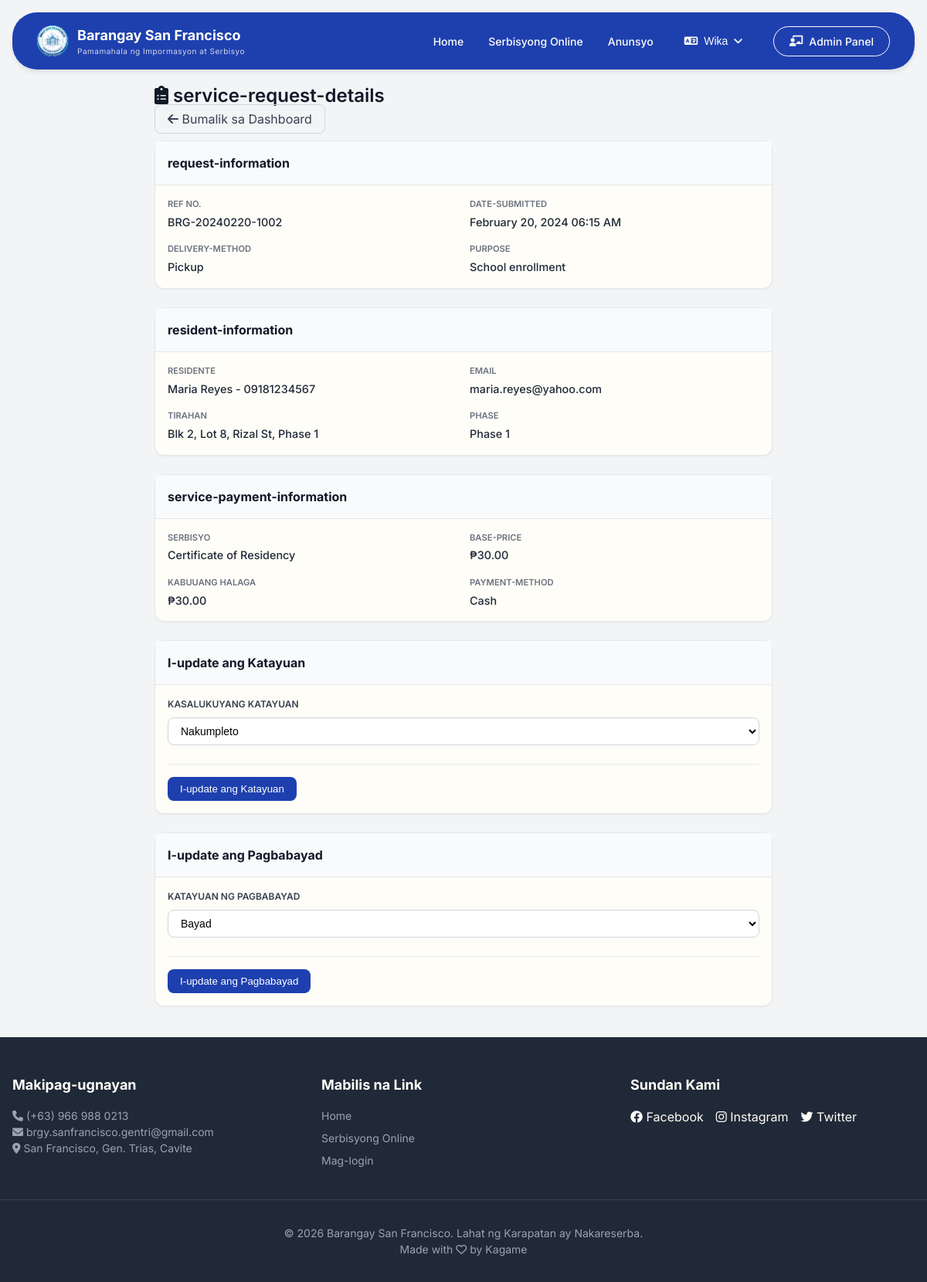
Screenshot of /pages/admin/services/request_show.php?id=2 (signed in) with the database file from the repository.
### tables this page shows
CREATE TABLE IF NOT EXISTS `service_request` (
  `request_id` int NOT NULL AUTO_INCREMENT,
  `household_id` int NOT NULL,
  `service_id` int NOT NULL,
  `ref_no` varchar(50) NOT NULL,
  `purpose` text,
  `date_submitted` timestamp NULL DEFAULT CURRENT_TIMESTAMP,
  `status` enum('pending','approved','processing','completed','rejected') DEFAULT 'pending',
  `delivery_method` enum('pickup','delivery') DEFAULT 'pickup',
  PRIMARY KEY (`request_id`),
  UNIQUE KEY `ref_no` (`ref_no`),
  KEY `service_id` (`service_id`),
  KEY `idx_request_household` (`household_id`)
);

CREATE TABLE IF NOT EXISTS `household` (
  `household_id` int NOT NULL AUTO_INCREMENT,
  `email` varchar(100) NOT NULL,
  `password` varchar(255) NOT NULL,
  `address` text NOT NULL,
  `phase_no` varchar(10) DEFAULT NULL,
  `preferred_language` enum('english','tagalog') DEFAULT 'tagalog',
  `created_at` timestamp NULL DEFAULT CURRENT_TIMESTAMP,
  PRIMARY KEY (`household_id`),
  UNIQUE KEY `email` (`email`),
  KEY `idx_household_email` (`email`)
);

CREATE TABLE IF NOT EXISTS `service` (
  `service_id` int NOT NULL AUTO_INCREMENT,
  `service_name` varchar(100) NOT NULL,
  `base_price` decimal(10,2) NOT NULL,
  `is_active` tinyint(1) DEFAULT '1',
  PRIMARY KEY (`service_id`)
);

CREATE TABLE IF NOT EXISTS `payment` (
  `payment_id` int NOT NULL AUTO_INCREMENT,
  `request_id` int NOT NULL,
  `total_amount` decimal(10,2) NOT NULL,
  `payment_method` enum('cash','gcash','bank_transfer') DEFAULT 'cash',
  `ref_no` varchar(50) DEFAULT NULL,
  `is_paid` tinyint(1) DEFAULT '0',
  `paid_at` timestamp NULL DEFAULT NULL,
  PRIMARY KEY (`payment_id`),
  UNIQUE KEY `ref_no` (`ref_no`),
  KEY `request_id` (`request_id`)
);

### includes/translations/translations.php (called while the page is built, shortened)
<?php
function __($key) {
    $lang = $_SESSION['lang'] ?? 'tl';
    return $translations[$lang][$key] ?? $key;
}
?>

### pages/admin/services/request_show.php (the view, shortened to what this page needs)
<?php
require_once '../../../includes/core/init.php';
$request_id = $_GET['id'] ?? 0;
$sql = "SELECT sr.*, s.service_name, s.base_price,
        h.household_id, h.email, h.address, h.phase_no,
        p.payment_id, p.total_amount, p.payment_method, p.ref_no as payment_ref, p.is_paid, p.paid_at,
        (SELECT CONCAT(first_name, ' ', last_name, ' - ', contact_no) FROM resident WHERE household_id = sr.household_id AND is_head = 1 LIMIT 1) as resident_info
        FROM service_request sr
        JOIN service s ON sr.service_id = s.service_id
        JOIN household h ON sr.household_id = h.household_id
        LEFT JOIN payment p ON sr.request_id = p.request_id
        WHERE sr.request_id = ?";
$stmt = $conn->prepare($sql);
$stmt->bind_param("i", $request_id);
$stmt->execute();
$request = $stmt->get_result()->fetch_assoc();
include '../../../includes/layouts/header.php';
?>
<link rel="stylesheet" href="/barangay-residence-system/assets/css/pages/dashboard.css">
<?php include '../../../includes/layouts/navbar.php'; ?>
<main class="container">
    <div class="detail-container">
        <div class="flex-between mb-4">
            <h2><i class="fas fa-clipboard-list"></i> <?php echo __('service-request-details'); ?></h2>
            <a href="/barangay-residence-system/pages/dashboard.php?tab=services" class="btn-outline">
                <i class="fas fa-arrow-left"></i> <?php echo __('back-to-dashboard'); ?>
            </a>
        </div>
        <div class="card detail-card">
            <div class="card-header"><span class="font-bold"><?php echo __('request-information'); ?></span></div>
            <div class="card-body">
                <div class="detail-grid">
                    <div><div class="detail-label"><?php echo __('ref-no'); ?></div><div class="detail-value"><?php echo $request['ref_no']; ?></div></div>
                    <div><div class="detail-label"><?php echo __('date-submitted'); ?></div><div class="detail-value"><?php echo date('F d, Y h:i A', strtotime($request['date_submitted'])); ?></div></div>
                    <div><div class="detail-label"><?php echo __('delivery-method'); ?></div><div class="detail-value"><?php echo ucfirst($request['delivery_method']); ?></div></div>
                    <div><div class="detail-label"><?php echo __('purpose'); ?></div><div class="detail-value"><?php echo nl2br(htmlspecialchars($request['purpose'] ?? __('n-a'))); ?></div></div>
                </div>
            </div>
        </div>
        <div class="card detail-card">
            <div class="card-header"><span class="font-bold"><?php echo __('resident-information'); ?></span></div>
            <div class="card-body">
                <div class="detail-grid">
                    <div><div class="detail-label"><?php echo __('resident'); ?></div><div class="detail-value"><?php echo $request['resident_info'] ?? __('n-a'); ?></div></div>
                    <div><div class="detail-label"><?php echo __('email'); ?></div><div class="detail-value"><?php echo $request['email']; ?></div></div>
                    <div><div class="detail-label"><?php echo __('address'); ?></div><div class="detail-value"><?php echo $request['address']; ?></div></div>
                    <div><div class="detail-label"><?php echo __('phase'); ?></div><div class="detail-value"><?php echo $request['phase_no'] ?? __('n-a'); ?></div></div>
                </div>
            </div>
        </div>
        <div class="card detail-card">
            <div class="card-header"><span class="font-bold"><?php echo __('service-payment-information'); ?></span></div>
            <div class="card-body">
                <div class="detail-grid">
                    <div><div class="detail-label"><?php echo __('service'); ?></div><div class="detail-value"><?php echo $request['service_name']; ?></div></div>
                    <div><div class="detail-label"><?php echo __('base-price'); ?></div><div class="detail-value">₱<?php echo number_format($request['base_price'], 2); ?></div></div>
                    <div><div class="detail-label"><?php echo __('total-amount'); ?></div><div class="detail-value">₱<?php echo number_format($request['total_amount'] ?? 0, 2); ?></div></div>
                    <div><div class="detail-label"><?php echo __('payment-method'); ?></div><div class="detail-value"><?php echo ucfirst($request['payment_method'] ?? __('n-a')); ?></div></div>
                </div>
            </div>
        </div>
        <div class="card detail-card">
            <div class="card-header"><span class="font-bold"><?php echo __('update-status'); ?></span></div>
            <div class="card-body">
                <form method="POST">
                    <div class="form-group">
                        <label class="form-label"><?php echo __('current-status'); ?></label>
                        <select name="status" class="form-select">
                            <option value="completed" <?php echo $request['status'] == 'completed' ? 'selected' : ''; ?>><?php echo __('completed'); ?></option>
                        </select>
                    </div>
                    <div class="form-actions">
                        <button type="submit" name="update_status" class="btn-primary"><?php echo __('update-status'); ?></button>
                    </div>
                </form>
            </div>
        </div>
        <div class="card detail-card">
            <div class="card-header"><span class="font-bold"><?php echo __('update-payment'); ?></span></div>
            <div class="card-body">
                <form method="POST">
                    <div class="form-group">
                        <label class="form-label"><?php echo __('payment-status'); ?></label>
                        <select name="is_paid" class="form-select">
                            <option value="1" <?php echo $request['is_paid'] ? 'selected' : ''; ?>><?php echo __('paid'); ?></option>
                        </select>
                    </div>
                    <div class="form-actions">
                        <button type="submit" name="update_payment" class="btn-primary"><?php echo __('update-payment'); ?></button>
                    </div>
                </form>
            </div>
        </div>
    </div>
</main>
<?php include '../../../includes/layouts/footer.php'; ?>

### assets/css/pages/dashboard.css (style rules this page uses)
.container { padding: 1rem; }
.form-select { padding: 0.5rem 1rem; border: 1px solid var(--gray-300); border-radius: 0.5rem; font-size: 0.875rem; background: white; cursor: pointer; }
.form-actions { display: flex; gap: 0.5rem; }
.detail-container { max-width: 800px; margin: 0 auto; }

### assets/css/base/variables.css (style rules this page uses)
:root { --primary-blue: #1e40af; --primary-blue-dark: #1e3a8a; --primary-blue-light: #3b82f6; --primary-blue-50: #eff6ff; --white: #fffdf7; --gray-50: #f9fafb; --gray-100: #f3f4f6; --gray-200: #e5e7eb; --gray-300: #d1d5db; --gray-400: #9ca3af; --gray-500: #6b7280; --gray-600: #4b5563; --gray-700: #374151; --gray-800: #1f2937; --gray-900: #111827; --error-red: #b91c1c; --error-red-light: #fef2f2; --success-green: #10b981; --success-green-light: #d1fae5; --warning-orange: #f59e0b; --warning-orange-light: #fffbeb; --shadow-sm: 0 1px 2px 0 rgba(0, 0, 0, 0.05); --shadow-md: 0 4px 6px -1px rgba(0, 0, 0, 0.1); --shadow-lg: 0 10px 15px -3px rgba(0, 0, 0, 0.1); --shadow-xl: 0 20px 25px -5px rgba(0, 0, 0, 0.1); --radius-sm: 0.375rem; --radius-md: 0.5rem; --radius-lg: 0.75rem; --radius-xl: 1rem; }

### assets/css/base/typography.css (style rules this page uses)
h2 { font-size: 1.5rem; font-weight: 600; }

### assets/css/layouts/spacing.css (style rules this page uses)
.mb-4 { margin-bottom: 1rem; }

### assets/css/layouts/utilities.css (style rules this page uses)
.font-bold { font-weight: 700; }

### assets/css/components/buttons.css (style rules this page uses)
.btn-primary { background-color: var(--primary-blue); border: 2px solid var(--primary-blue); color: var(--white); }
.btn-outline { background-color: transparent; border: 2px solid var(--primary-blue); color: var(--primary-blue); }

### assets/css/components/cards.css (style rules this page uses)
.card { background-color: var(--white); border-radius: var(--radius-lg); box-shadow: var(--shadow-sm); border: 1px solid var(--gray-200); transition: all 0.3s ease; }
.card-header { padding: 1rem; border-bottom: 1px solid var(--gray-200); background-color: var(--gray-50); display: flex; justify-content: space-between; align-items: center; }
.card-body { padding: 1rem; }

### assets/css/components/forms.css (style rules this page uses)
.form-group { margin-bottom: 1.25rem; }
.form-label { display: block; font-size: 0.75rem; font-weight: 600; color: var(--gray-500); text-transform: uppercase; margin-bottom: 0.5rem; }
.form-select { padding: 0.5rem 1rem; border: 1px solid var(--gray-300); border-radius: 0.5rem; font-size: 0.875rem; background-color: var(--white); cursor: pointer; }

### pages/admin/services/request_show.php (style rules this page uses)
.detail-container { max-width: 800px; margin: 0 auto; }
.detail-card { margin-bottom: 1.5rem; }
.detail-grid { display: grid; grid-template-columns: repeat(2, 1fr); gap: 1rem; }
.detail-label { font-size: 0.7rem; font-weight: 600; text-transform: uppercase; color: var(--gray-500); margin-bottom: 0.25rem; }
.detail-value { font-size: 0.9rem; font-weight: 500; color: var(--gray-800); }
.form-group { margin-bottom: 1.25rem; }
.form-label { display: block; font-size: 0.75rem; font-weight: 600; margin-bottom: 0.5rem; color: var(--gray-700); }
.form-select, .form-input { width: 100%; padding: 0.5rem 0.75rem; border: 1px solid var(--gray-300); border-radius: 0.5rem; font-size: 0.875rem; }
.form-actions { display: flex; gap: 1rem; margin-top: 1.5rem; padding-top: 1rem; border-top: 1px solid var(--gray-200); }
.btn-primary { background: var(--primary-blue); color: white; padding: 0.5rem 1rem; border: none; border-radius: 0.5rem; cursor: pointer; }
.btn-outline { background: transparent; border: 1px solid var(--gray-300); padding: 0.5rem 1rem; border-radius: 0.5rem; cursor: pointer; text-decoration: none; color: var(--gray-700); }

### rows the page displays
service_request: ref_no "BRG-20240220-1002", date_submitted "February 20, 2024 06:15 AM", delivery_method "Pickup", purpose "School enrollment", household.email "maria.reyes@yahoo.com", household.address "Blk 2, Lot 8, Rizal St, Phase 1", household.phase_no "Phase 1", service.service_name "Certificate of Residency", service.base_price "30.00", payment.total_amount "30.00", payment.payment_method "Cash", status "Nakumpleto"
payment: is_paid "Bayad"

### other values shown
__('sub-header') "Pamamahala ng Impormasyon at Serbisyo"
__('nav-home') "Home"
__('nav-services') "Serbisyong Online"
__('nav-announcements') "Anunsyo"
__('language') "Wika"
__('admin-dashboard') "Admin Panel"
__('service-request-details') "service-request-details"
__('back-to-dashboard') "Bumalik sa Dashboard"
__('request-information') "request-information"
__('ref-no') "REF NO."
__('date-submitted') "DATE-SUBMITTED"
__('delivery-method') "DELIVERY-METHOD"
__('purpose') "PURPOSE"
__('resident-information') "resident-information"
__('resident') "RESIDENTE"
